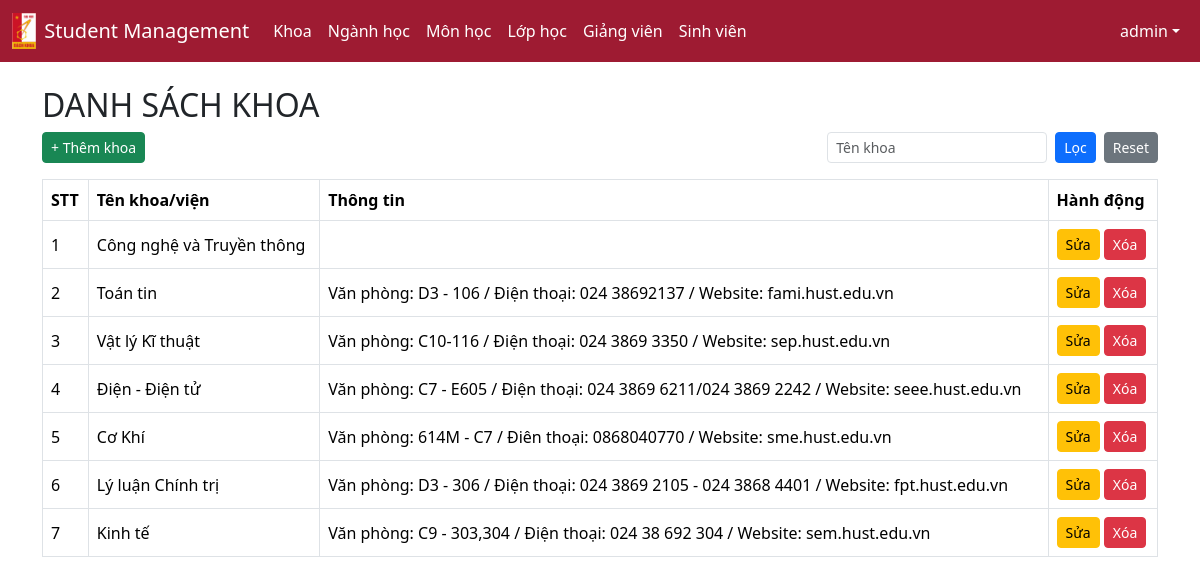
/student_management/departments/index.php (signed in), run on the app's committed database.
### tables this page shows
CREATE TABLE `departments` (
  `id` int(11) NOT NULL,
  `name` varchar(100) NOT NULL,
  `info` text DEFAULT NULL
);

### student_management/departments/index.php (the view, shortened to what this page needs)
<?php
require "../config/db.php";
$keyword = $_GET['keyword'] ?? '';
$sql = "SELECT * FROM departments WHERE 1";
$params = [];
$sql .= " ORDER BY id DESC";
$stmt = $conn->prepare($sql);
$stmt->execute($params);
$departments = $stmt->fetchAll(PDO::FETCH_ASSOC);
?>
<!DOCTYPE html>
<html lang="vi">
<head>
<link href="https://cdn.jsdelivr.net/npm/bootstrap@5.3.2/dist/css/bootstrap.min.css" rel="stylesheet">
</head>
<body>
<?php include "../includes/navbar.php"; ?>
<div class="container mt-4">
<h2>DANH SÁCH KHOA</h2>
<div class="d-flex justify-content-between align-items-center mb-3">
<?php if (isset($_SESSION['role']) && in_array($_SESSION['role'], ['admin', 'staff'])): ?>
<button class="btn btn-success btn-sm"
        data-bs-toggle="modal"
        data-bs-target="#addDepartmentModal">
    + Thêm khoa
</button>
<?php endif; ?>
<form class="d-flex gap-2" method="get">
<input class="form-control form-control-sm"
       name="keyword"
       placeholder="Tên khoa"
       value="<?= htmlspecialchars($keyword) ?>">
<button class="btn btn-primary btn-sm">Lọc</button>
<a href="index.php" class="btn btn-secondary btn-sm">Reset</a>
</form>
</div>
<table class="table table-bordered table-hover align-middle">
<thead>
<tr>
<th>STT</th>
<th>Tên khoa/viện</th>
<th>Thông tin</th>
<th>Hành động</th>
</tr>
</thead>
<tbody>
<?php $stt=1; foreach ($departments as $d): ?>
<tr>
<td><?= $stt++ ?></td>
<td><?= htmlspecialchars($d['name']) ?></td>
<td><?= htmlspecialchars($d['info']) ?></td>
<?php if (isset($_SESSION['role']) && in_array($_SESSION['role'], ['admin', 'staff'])): ?>
<td>
<button class="btn btn-warning btn-sm editBtn"
    data-id="<?= $d['id'] ?>"
    data-name="<?= htmlspecialchars($d['name']) ?>"
    data-info="<?= htmlspecialchars($d['info']) ?>"
    data-bs-toggle="modal"
    data-bs-target="#editDepartmentModal">
    Sửa
</button>
<a href="delete.php?id=<?= $d['id'] ?>"
   class="btn btn-danger btn-sm"
   onclick="return confirm('Xóa khoa?')">
   Xóa
</a>
</td>
<?php endif; ?>
</tr>
<?php endforeach; ?>
</tbody>
</table>
</div>
</body>
</html>

### data on the page
departments: name "Công nghệ và Truyền thông"
departments: name "Toán tin", info "Văn phòng: D3 - 106 / Điện thoại: 024 38692137 / Website: fami.hust.edu.vn"
departments: name "Vật lý Kĩ thuật", info "Văn phòng: C10-116 / Điện thoại: 024 3869 3350 / Website: sep.hust.edu.vn"
departments: name "Điện - Điện tử", info "Văn phòng: C7 - E605 / Điện thoại: 024 3869 6211/024 3869 2242 / Website: seee.hust.edu.vn"
departments: name "Cơ Khí", info "Văn phòng: 614M - C7 / Điên thoại: 0868040770 / Website: sme.hust.edu.vn"
departments: name "Lý luận Chính trị", info "Văn phòng: D3 - 306 / Điện thoại: 024 3869 2105 - 024 3868 4401 / Website: fpt.hust.edu.vn"
departments: name "Kinh tế", info "Văn phòng: C9 - 303,304 / Điện thoại: 024 38 692 304 / Website: sem.hust.edu.vn"

### other printed values
$_SESSION['full_name'] "admin"
